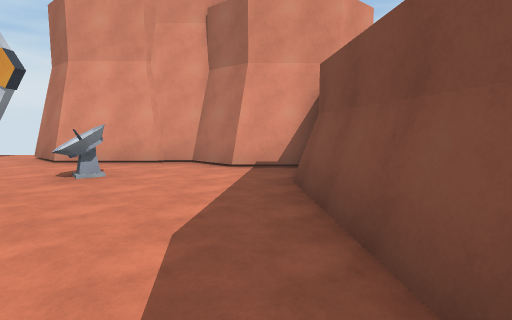
[1] (above)

16 first-person views from a walk through a 3-D level made in the Unity game engine. The camera is 1.5 m above the floor, tilts 6° down and sees 80° across. The floor is counted in squares, 2 m on a side. Each view is taken from the middle of a square. On the plan, view 1 faces up. The plan holds only what a view shows up to about 10 squares ahead; the rest is blank. The place goes on beyond the plan.

[2]
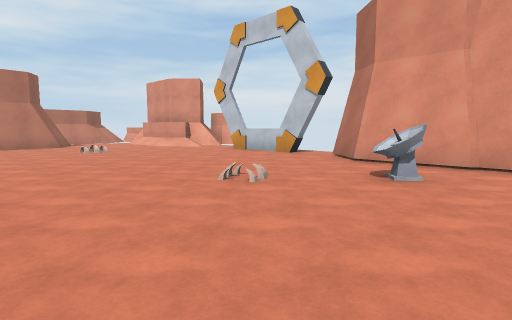

[3]
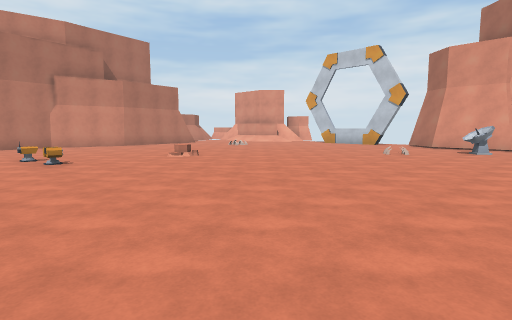

[4]
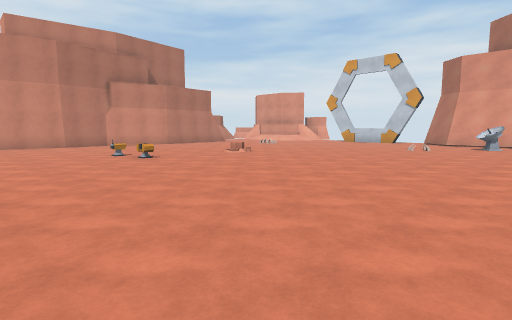

[5]
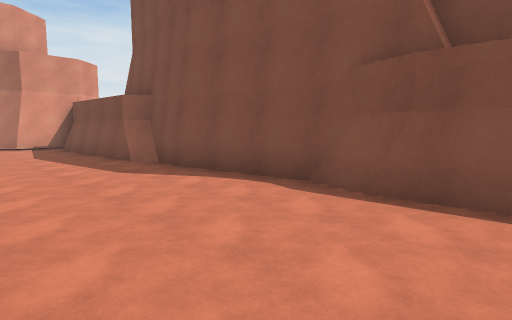

[6]
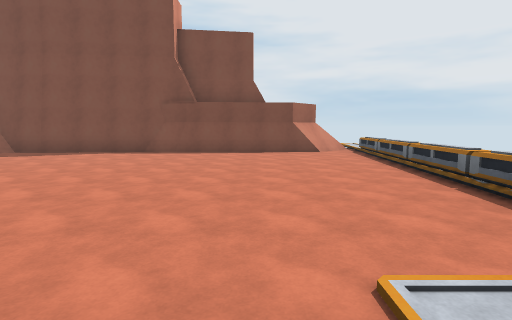

[7]
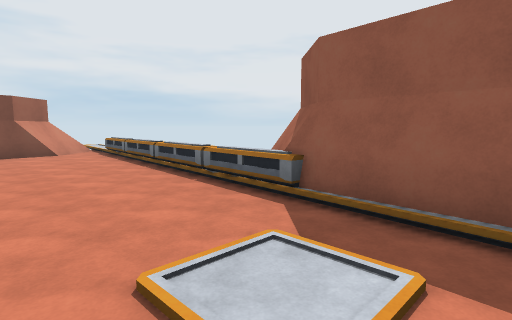

[8]
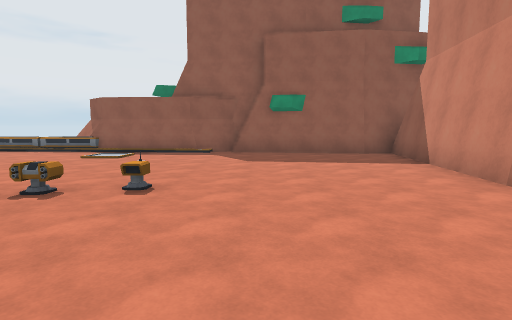

[9]
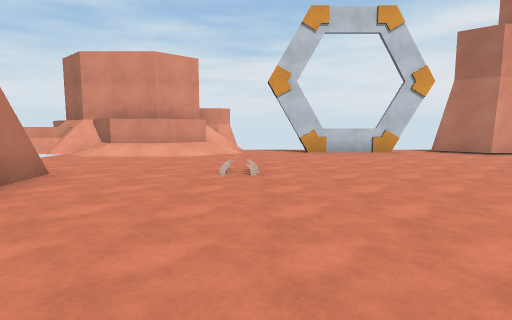

[10]
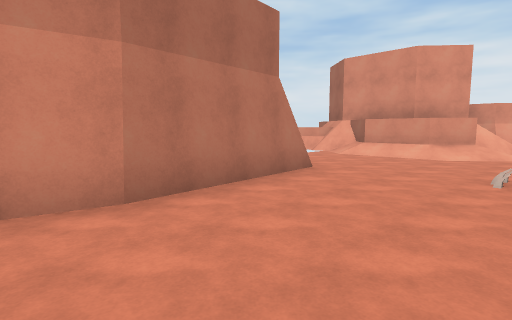

[11]
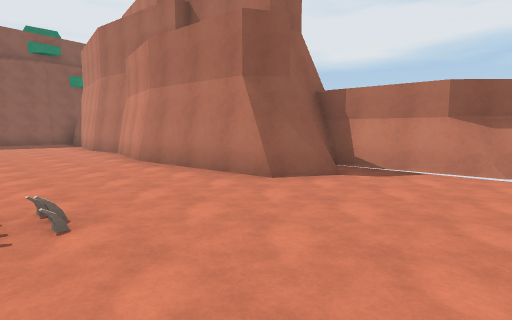

[12]
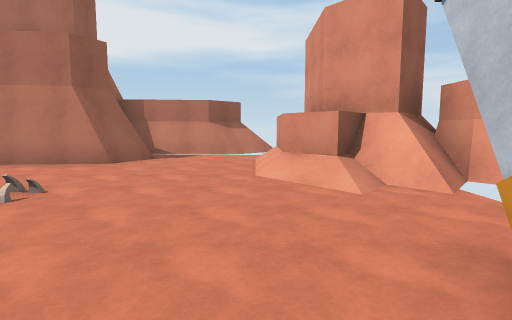

[13]
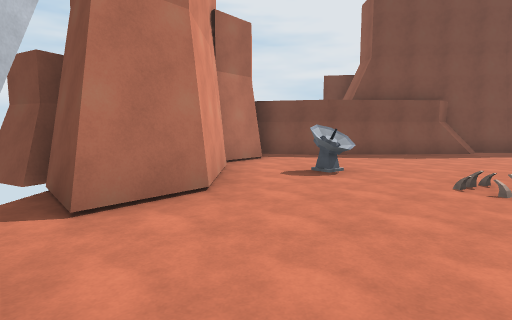

[14]
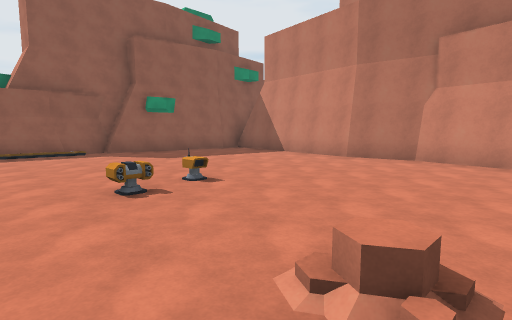

[15]
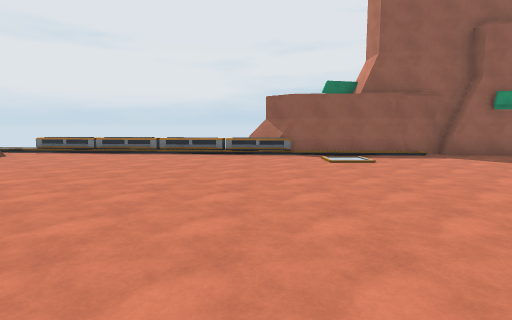

[16]
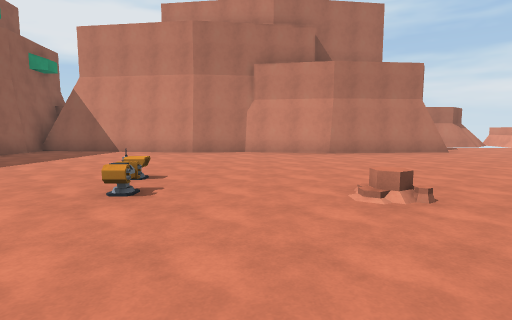

### Floor plan
Points are (right, up) in squares from view 1. A wall is a line through its corners. A room is listed if a view was taken in it or the views show most of it. See-through windows are left out.
Room 1 (views 1, 2, 3, 4, 5, 6, 7, 8, 9, 10, 11, 12, 13, 14, 15, 16)
walls: (-14.1, -0.7) (-14.6, -3.3) (-14.4, -5); (-14.3, -4.9) (-15.1, -10); (1, -0.2) (0.7, 4.3); (1.2, -1.7) (1.4, 0.1) (1, 0.6); (1.4, -0.2) (0.8, 0.4); (-6, -10.8) (-5.4, -11.3); (1.4, -5.8) (1.7, -4.6); (1.7, -5.2) (1.2, -1.4); (-5.3, -11.4) (-4.9, -11.8); (-10.5, -10.9) (-10.2, -11); (-10.5, -10.9) (-9, -10.6) (-5.6, -10.8); (0.7, 3.9) (1.1, 5.9) (-0.4, 5.9) (-1.2, 6.6) (-4.3, 6.6) (-5.4, 7.6) (-4.3, 8.6); (-6.6, 7.8) (-6.6, 7.4) (-10, 7.4); (-15.4, 3.1) (-14.4, 2.5); (-15.5, 3.4) (-14.5, 2.8) (-14.1, -0.8); (-13.2, 6.6) (-15.2, 6.6) (-15.8, 7.2) (-16.4, 7.2); (-12.5, 7.2) (-13.4, 6.5); (-14.3, -10.2) (-10.5, -10.5); (-12.3, 8.2) (-13, 7.6); (-12.5, 8.3) (-13.1, 7.8); (-15.4, -10.2) (-14.1, -10); (1.7, -9.9) (1.4, -5.5); (-12.9, 8.3) (-13.9, 7.4) (-16.1, 7.4); (-16.8, 5.2) (-16.6, 2.5) (-16.3, 2.5); (-15.5, 6.9) (-17.5, 6.9); (-11.9, 9.4) (-12.2, 9.1); (2.7, -10.4) (1.7, -9.3); (2.8, -10.7) (1.7, -9.5); (-17.7, 5.6) (-16.8, 4.7); (-17.6, 5.8) (-16.8, 5); (-16.5, 7.3) (-16.9, 6.9)
low walls: (1.4, -0.4) (0.8, 0.2); (-14.2, -9.9) (-10.3, -10.5); (-11.6, 8.2) (-12.2, 7.8); (-11.8, 8.4) (-12.9, 7.4); (-15.9, 6.6) (-17.4, 6.6); (-17.6, 6.1) (-16.8, 5.2); (2.8, -11.1) (1.7, -9.9)
ways out: gap at (3, -11)
objects: bones (-11, 3); other object (-10, -5); other object (-8, -5); other object (-5, -11) to (-4, -11); bones (-4, 3); other object (-3, -11); satellite (-3, 5); other object (-2, -11) to (0, -11); other object (0, -12) to (2, -12)

Where each view was taken, in squares from view 1:
view 1: 0 up, 0 right, facing up
view 2: 0 up, 1 left, facing up-left
view 3: 6 down, 1 left, facing up-left
view 4: 8 down, 1 left, facing up-left
view 5: 7 down, 2 left, facing up-right
view 6: 8 down, 8 left, facing right
view 7: 8 down, 8 left, facing down-right
view 8: 1 down, 11 left, facing down
view 9: 2 down, 11 left, facing up
view 10: 2 down, 11 left, facing up-left
view 11: 6 up, 11 left, facing down-left
view 12: 6 up, 8 left, facing left
view 13: 6 up, 8 left, facing right
view 14: 1 down, 7 left, facing down-left
view 15: 2 down, 5 left, facing down
view 16: 3 down, 5 left, facing left
